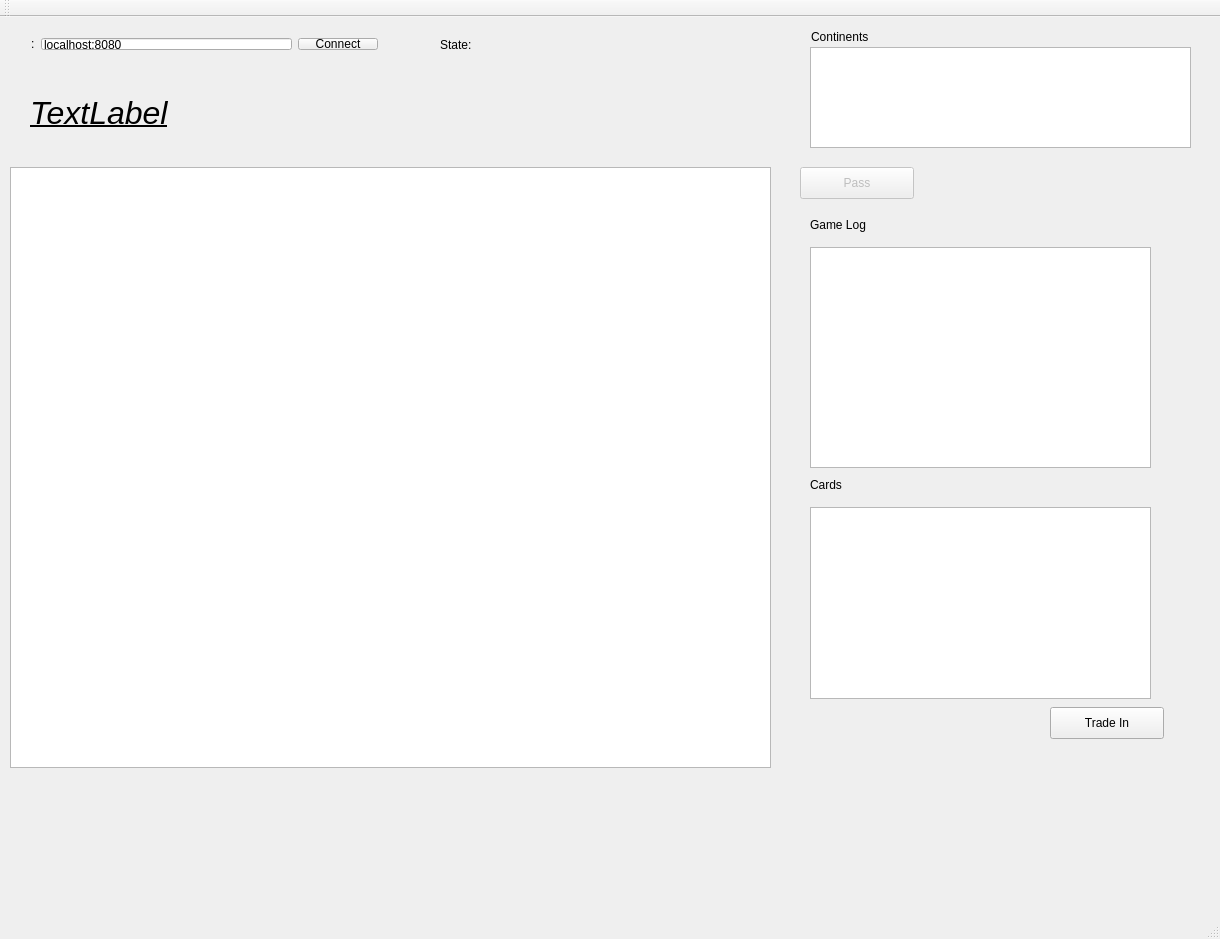
<?xml version="1.0" encoding="UTF-8"?>
<ui version="4.0">
 <class>MainWindow</class>
 <widget class="QMainWindow" name="MainWindow">
  <property name="geometry">
   <rect>
    <x>0</x>
    <y>0</y>
    <width>1220</width>
    <height>939</height>
   </rect>
  </property>
  <property name="windowTitle">
   <string>MainWindow</string>
  </property>
  <widget class="QWidget" name="centralWidget">
   <widget class="QGraphicsView" name="mapView">
    <property name="geometry">
     <rect>
      <x>10</x>
      <y>150</y>
      <width>761</width>
      <height>601</height>
     </rect>
    </property>
   </widget>
   <widget class="QPushButton" name="passButton">
    <property name="enabled">
     <bool>false</bool>
    </property>
    <property name="geometry">
     <rect>
      <x>800</x>
      <y>150</y>
      <width>114</width>
      <height>32</height>
     </rect>
    </property>
    <property name="text">
     <string>Pass</string>
    </property>
   </widget>
   <widget class="QPlainTextEdit" name="gameLog">
    <property name="geometry">
     <rect>
      <x>810</x>
      <y>230</y>
      <width>341</width>
      <height>221</height>
     </rect>
    </property>
   </widget>
   <widget class="QLabel" name="label_2">
    <property name="geometry">
     <rect>
      <x>810</x>
      <y>200</y>
      <width>71</width>
      <height>16</height>
     </rect>
    </property>
    <property name="text">
     <string>Game Log</string>
    </property>
   </widget>
   <widget class="QLabel" name="label_3">
    <property name="geometry">
     <rect>
      <x>30</x>
      <y>70</y>
      <width>721</width>
      <height>51</height>
     </rect>
    </property>
    <property name="font">
     <font>
      <family>Arial</family>
      <pointsize>24</pointsize>
      <italic>true</italic>
      <underline>true</underline>
     </font>
    </property>
    <property name="text">
     <string>TextLabel</string>
    </property>
   </widget>
   <widget class="QListWidget" name="cardList">
    <property name="geometry">
     <rect>
      <x>810</x>
      <y>490</y>
      <width>341</width>
      <height>192</height>
     </rect>
    </property>
    <property name="selectionMode">
     <enum>QAbstractItemView::MultiSelection</enum>
    </property>
   </widget>
   <widget class="QLabel" name="label_4">
    <property name="geometry">
     <rect>
      <x>810</x>
      <y>460</y>
      <width>62</width>
      <height>16</height>
     </rect>
    </property>
    <property name="text">
     <string>Cards</string>
    </property>
   </widget>
   <widget class="QPushButton" name="tradeButton">
    <property name="geometry">
     <rect>
      <x>1050</x>
      <y>690</y>
      <width>114</width>
      <height>32</height>
     </rect>
    </property>
    <property name="text">
     <string>Trade In</string>
    </property>
   </widget>
   <widget class="QListWidget" name="contList">
    <property name="geometry">
     <rect>
      <x>810</x>
      <y>30</y>
      <width>381</width>
      <height>101</height>
     </rect>
    </property>
   </widget>
   <widget class="QLabel" name="label_5">
    <property name="geometry">
     <rect>
      <x>811</x>
      <y>10</y>
      <width>71</width>
      <height>20</height>
     </rect>
    </property>
    <property name="text">
     <string>Continents</string>
    </property>
   </widget>
   <widget class="QLabel" name="stateLabel">
    <property name="geometry">
     <rect>
      <x>440</x>
      <y>20</y>
      <width>191</width>
      <height>16</height>
     </rect>
    </property>
    <property name="text">
     <string>State:</string>
    </property>
   </widget>
   <widget class="QWidget" name="">
    <property name="geometry">
     <rect>
      <x>20</x>
      <y>10</y>
      <width>369</width>
      <height>34</height>
     </rect>
    </property>
    <layout class="QHBoxLayout" name="horizontalLayout">
     <item>
      <widget class="QLabel" name="label">
       <property name="text">
        <string>&lt;host&gt;:&lt;port&gt;</string>
       </property>
      </widget>
     </item>
     <item>
      <widget class="QLineEdit" name="connectInput">
       <property name="text">
        <string>localhost:8080</string>
       </property>
      </widget>
     </item>
     <item>
      <widget class="QPushButton" name="connectButton">
       <property name="text">
        <string>Connect</string>
       </property>
      </widget>
     </item>
    </layout>
   </widget>
  </widget>
  <widget class="QMenuBar" name="menuBar">
   <property name="geometry">
    <rect>
     <x>0</x>
     <y>0</y>
     <width>1220</width>
     <height>22</height>
    </rect>
   </property>
  </widget>
  <widget class="QToolBar" name="mainToolBar">
   <attribute name="toolBarArea">
    <enum>TopToolBarArea</enum>
   </attribute>
   <attribute name="toolBarBreak">
    <bool>false</bool>
   </attribute>
  </widget>
  <widget class="QStatusBar" name="statusBar"/>
 </widget>
 <layoutdefault spacing="6" margin="11"/>
 <resources/>
 <connections>
  <connection>
   <sender>connectButton</sender>
   <signal>clicked()</signal>
   <receiver>MainWindow</receiver>
   <slot>connect()</slot>
   <hints>
    <hint type="sourcelabel">
     <x>341</x>
     <y>61</y>
    </hint>
    <hint type="destinationlabel">
     <x>604</x>
     <y>388</y>
    </hint>
   </hints>
  </connection>
  <connection>
   <sender>passButton</sender>
   <signal>clicked()</signal>
   <receiver>MainWindow</receiver>
   <slot>dopass()</slot>
   <hints>
    <hint type="sourcelabel">
     <x>856</x>
     <y>200</y>
    </hint>
    <hint type="destinationlabel">
     <x>604</x>
     <y>388</y>
    </hint>
   </hints>
  </connection>
  <connection>
   <sender>MainWindow</sender>
   <signal>log(QString)</signal>
   <receiver>gameLog</receiver>
   <slot>appendPlainText(QString)</slot>
   <hints>
    <hint type="sourcelabel">
     <x>604</x>
     <y>388</y>
    </hint>
    <hint type="destinationlabel">
     <x>980</x>
     <y>375</y>
    </hint>
   </hints>
  </connection>
  <connection>
   <sender>MainWindow</sender>
   <signal>loadImgSig()</signal>
   <receiver>MainWindow</receiver>
   <slot>loadImgSlt()</slot>
   <hints>
    <hint type="sourcelabel">
     <x>609</x>
     <y>469</y>
    </hint>
    <hint type="destinationlabel">
     <x>609</x>
     <y>469</y>
    </hint>
   </hints>
  </connection>
 </connections>
 <slots>
  <signal>log(QString)</signal>
  <signal>loadImgSig()</signal>
  <slot>dopass()</slot>
  <slot>connect()</slot>
  <slot>loadImgSlt()</slot>
 </slots>
</ui>
